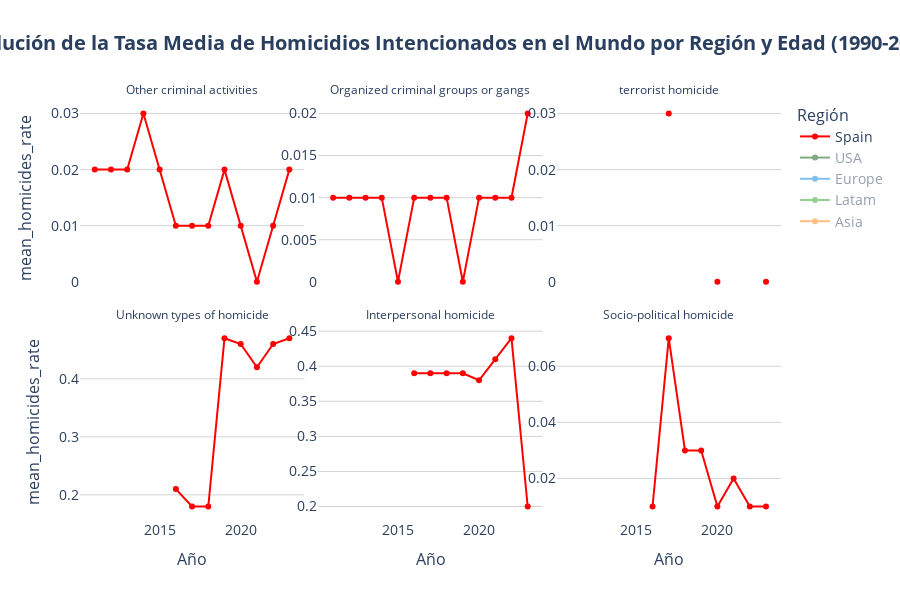

This figure's notebook cell:
### Code cell
time_series_plot(
    df = df_time_series['region'],
    x='Year',
    y='mean_homicides_rate',
    line_group='Region_2',
    facet_col='Category',
    facet_col_wrap=3,
    color='Region_2',
    default_visible_name='Spain',
    title='Evolución de la Tasa Media de Homicidios Intencionados en el Mundo por Región y Edad (1990-2023)',
    hover_data=HOVER_DATA['time_series_region'],
    labels=LABELS['time_series'],
    hovertemplate=HOVER_TEMPLATES['time_series_region'],
    color_discrete_map=COLOR_MAP['Region_2'],
    category_orders=CATEGORY_ORDERS,
    plot_save_path=os.path.join(PROJECT_PATH, 'plots', PLOT_FILENAME['time_series']),
    show=True
)

### Figure 1 — Plotly figure (JSON) as saved in the notebook; plotly's stock layout.template omitted (floating-point values rounded to 4 significant figures)
{"data": [{"customdata": [["Spain"], ["Spain"], ["Spain"], ["Spain"], ["Spain"], ["Spain"], ["Spain"], ["Spain"], ["Spain"], ["Spain"], ["Spain"], ["Spain"], ["Spain"]], "hovertemplate": "<b style='font-size: 14px'>%{customdata[0]}</b><br><br><b>Año:</b> %{x}<br><b>Tasa Media de Homicidios:</b> %{y:.2f}<br><extra></extra>", "legendgroup": "Spain", "line": {"color": "#FF0000", "dash": "solid"}, "marker": {"symbol": "circle"}, "mode": "lines+markers", "name": "Spain", "orientation": "v", "showlegend": true, "type": "scatter", "x": [2011, 2012, 2013, 2014, 2015, 2016, 2017, 2018, 2019, 2020, 2021, 2022, 2023], "xaxis": "x4", "y": [0.02, 0.02, 0.02, 0.03, 0.02, 0.01, 0.01, 0.01, 0.02, 0.01, 0.0, 0.01, 0.02], "yaxis": "y4"}, {"customdata": [["Spain"], ["Spain"], ["Spain"], ["Spain"], ["Spain"], ["Spain"], ["Spain"], ["Spain"], ["Spain"], ["Spain"], ["Spain"], ["Spain"], ["Spain"]], "hovertemplate": "<b style='font-size: 14px'>%{customdata[0]}</b><br><br><b>Año:</b> %{x}<br><b>Tasa Media de Homicidios:</b> %{y:.2f}<br><extra></extra>", "legendgroup": "Spain", "line": {"color": "#FF0000", "dash": "solid"}, "marker": {"symbol": "circle"}, "mode": "lines+markers", "name": "Spain", "orientation": "v", "showlegend": false, "type": "scatter", "x": [2011, 2012, 2013, 2014, 2015, 2016, 2017, 2018, 2019, 2020, 2021, 2022, 2023], "xaxis": "x5", "y": [0.01, 0.01, 0.01, 0.01, 0.0, 0.01, 0.01, 0.01, 0.0, 0.01, 0.01, 0.01, 0.02], "yaxis": "y5"}, {"customdata": [["Spain"], ["Spain"], ["Spain"], ["Spain"], ["Spain"], ["Spain"], ["Spain"], ["Spain"]], "hovertemplate": "<b style='font-size: 14px'>%{customdata[0]}</b><br><br><b>Año:</b> %{x}<br><b>Tasa Media de Homicidios:</b> %{y:.2f}<br><extra></extra>", "legendgroup": "Spain", "line": {"color": "#FF0000", "dash": "solid"}, "marker": {"symbol": "circle"}, "mode": "lines+markers", "name": "Spain", "orientation": "v", "showlegend": false, "type": "scatter", "x": [2016, 2017, 2018, 2019, 2020, 2021, 2022, 2023], "xaxis": "x6", "y": [NaN, 0.03, NaN, NaN, 0.0, NaN, NaN, 0.0], "yaxis": "y6"}, {"customdata": [["Spain"], ["Spain"], ["Spain"], ["Spain"], ["Spain"], ["Spain"], ["Spain"], ["Spain"]], "hovertemplate": "<b style='font-size: 14px'>%{customdata[0]}</b><br><br><b>Año:</b> %{x}<br><b>Tasa Media de Homicidios:</b> %{y:.2f}<br><extra></extra>", "legendgroup": "Spain", "line": {"color": "#FF0000", "dash": "solid"}, "marker": {"symbol": "circle"}, "mode": "lines+markers", "name": "Spain", "orientation": "v", "showlegend": false, "type": "scatter", "x": [2016, 2017, 2018, 2019, 2020, 2021, 2022, 2023], "xaxis": "x", "y": [0.21, 0.18, 0.18, 0.47, 0.46, 0.42, 0.46, 0.47], "yaxis": "y"}, {"customdata": [["Spain"], ["Spain"], ["Spain"], ["Spain"], ["Spain"], ["Spain"], ["Spain"], ["Spain"]], "hovertemplate": "<b style='font-size: 14px'>%{customdata[0]}</b><br><br><b>Año:</b> %{x}<br><b>Tasa Media de Homicidios:</b> %{y:.2f}<br><extra></extra>", "legendgroup": "Spain", "line": {"color": "#FF0000", "dash": "solid"}, "marker": {"symbol": "circle"}, "mode": "lines+markers", "name": "Spain", "orientation": "v", "showlegend": false, "type": "scatter", "x": [2016, 2017, 2018, 2019, 2020, 2021, 2022, 2023], "xaxis": "x2", "y": [0.39, 0.39, 0.39, 0.39, 0.38, 0.41, 0.44, 0.2], "yaxis": "y2"}, {"customdata": [["Spain"], ["Spain"], ["Spain"], ["Spain"], ["Spain"], ["Spain"], ["Spain"], ["Spain"]], "hovertemplate": "<b style='font-size: 14px'>%{customdata[0]}</b><br><br><b>Año:</b> %{x}<br><b>Tasa Media de Homicidios:</b> %{y:.2f}<br><extra></extra>", "legendgroup": "Spain", "line": {"color": "#FF0000", "dash": "solid"}, "marker": {"symbol": "circle"}, "mode": "lines+markers", "name": "Spain", "orientation": "v", "showlegend": false, "type": "scatter", "x": [2016, 2017, 2018, 2019, 2020, 2021, 2022, 2023], "xaxis": "x3", "y": [0.01, 0.07, 0.03, 0.03, 0.01, 0.02, 0.01, 0.01], "yaxis": "y3"}, {"customdata": [["USA"], ["USA"], ["USA"], ["USA"], ["USA"], ["USA"], ["USA"], ["USA"], ["USA"], ["USA"], ["USA"], ["USA"], ["USA"], ["USA"], ["USA"], ["USA"]], "hovertemplate": "<b style='font-size: 14px'>%{customdata[0]}</b><br><br><b>Año:</b> %{x}<br><b>Tasa Media de Homicidios:</b> %{y:.2f}<br><extra></extra>", "legendgroup": "USA", "line": {"color": "#055509", "dash": "solid"}, "marker": {"symbol": "circle"}, "mode": "lines+markers", "name": "USA", "orientation": "v", "showlegend": true, "type": "scatter", "visible": "legendonly", "x": [2005, 2006, 2007, 2008, 2009, 2010, 2011, 2012, 2013, 2014, 2015, 2016, 2017, 2018, 2019, 2020], "xaxis": "x4", "y": [0.3, 0.35, 0.31, 0.3, 0.28, 0.26, 0.24, 0.2, 0.63, 0.58, 0.65, 0.71, 0.72, 0.69, 0.64, 0.59], "yaxis": "y4"}, {"customdata": [["USA"], ["USA"], ["USA"], ["USA"], ["USA"], ["USA"], ["USA"], ["USA"], ["USA"], ["USA"], ["USA"], ["USA"], ["USA"], ["USA"], ["USA"], ["USA"], ["USA"], ["USA"], ["USA"]], "hovertemplate": "<b style='font-size: 14px'>%{customdata[0]}</b><br><br><b>Año:</b> %{x}<br><b>Tasa Media de Homicidios:</b> %{y:.2f}<br><extra></extra>", "legendgroup": "USA", "line": {"color": "#055509", "dash": "solid"}, "marker": {"symbol": "circle"}, "mode": "lines+markers", "name": "USA", "orientation": "v", "showlegend": false, "type": "scatter", "visible": "legendonly", "x": [2005, 2006, 2007, 2008, 2009, 2010, 2011, 2012, 2013, 2014, 2015, 2016, 2017, 2018, 2019, 2020, 2021, 2022, 2023], "xaxis": "x5", "y": [0.29, 0.33, 0.25, 0.27, 0.29, 0.28, 0.21, 0.27, 0.23, 0.22, 0.24, 0.28, 0.23, 0.18, 0.17, 0.27, 0.15, 0.17, 0.12], "yaxis": "y5"}, {"customdata": [["USA"], ["USA"], ["USA"], ["USA"], ["USA"], ["USA"], ["USA"], ["USA"]], "hovertemplate": "<b style='font-size: 14px'>%{customdata[0]}</b><br><br><b>Año:</b> %{x}<br><b>Tasa Media de Homicidios:</b> %{y:.2f}<br><extra></extra>", "legendgroup": "USA", "line": {"color": "#055509", "dash": "solid"}, "marker": {"symbol": "circle"}, "mode": "lines+markers", "name": "USA", "orientation": "v", "showlegend": false, "type": "scatter", "visible": "legendonly", "x": [2013, 2014, 2015, 2016, 2017, 2018, 2019, 2020], "xaxis": "x", "y": [1.94, 1.91, 2.16, 2.43, 2.46, 2.24, 2.21, 3.08], "yaxis": "y"}, {"customdata": [["USA"], ["USA"], ["USA"], ["USA"], ["USA"], ["USA"], ["USA"], ["USA"]], "hovertemplate": "<b style='font-size: 14px'>%{customdata[0]}</b><br><br><b>Año:</b> %{x}<br><b>Tasa Media de Homicidios:</b> %{y:.2f}<br><extra></extra>", "legendgroup": "USA", "line": {"color": "#055509", "dash": "solid"}, "marker": {"symbol": "circle"}, "mode": "lines+markers", "name": "USA", "orientation": "v", "showlegend": false, "type": "scatter", "visible": "legendonly", "x": [2013, 2014, 2015, 2016, 2017, 2018, 2019, 2020], "xaxis": "x2", "y": [1.02, 0.99, 1.06, 1.15, 1.15, 1.1, 1.1, 1.29], "yaxis": "y2"}, {"customdata": [["USA"], ["USA"], ["USA"], ["USA"], ["USA"], ["USA"], ["USA"], ["USA"]], "hovertemplate": "<b style='font-size: 14px'>%{customdata[0]}</b><br><br><b>Año:</b> %{x}<br><b>Tasa Media de Homicidios:</b> %{y:.2f}<br><extra></extra>", "legendgroup": "USA", "line": {"color": "#055509", "dash": "solid"}, "marker": {"symbol": "circle"}, "mode": "lines+markers", "name": "USA", "orientation": "v", "showlegend": false, "type": "scatter", "visible": "legendonly", "x": [2013, 2014, 2015, 2016, 2017, 2018, 2019, 2020], "xaxis": "x3", "y": [0.01, 0.01, 0.01, 0.01, 0.0, 0.01, 0.01, 0.01], "yaxis": "y3"}, {"customdata": [["Europe"], ["Europe"], ["Europe"], ["Europe"], ["Europe"], ["Europe"], ["Europe"], ["Europe"], ["Europe"], ["Europe"], ["Europe"], ["Europe"], ["Europe"], ["Europe"], ["Europe"], ["Europe"], ["Europe"], ["Europe"], ["Europe"]], "hovertemplate": "<b style='font-size: 14px'>%{customdata[0]}</b><br><br><b>Año:</b> %{x}<br><b>Tasa Media de Homicidios:</b> %{y:.2f}<br><extra></extra>", "legendgroup": "Europe", "line": {"color": "#0883db", "dash": "solid"}, "marker": {"symbol": "circle"}, "mode": "lines+markers", "name": "Europe", "orientation": "v", "showlegend": true, "type": "scatter", "visible": "legendonly", "x": [2005, 2006, 2007, 2008, 2009, 2010, 2011, 2012, 2013, 2014, 2015, 2016, 2017, 2018, 2019, 2020, 2021, 2022, 2023], "xaxis": "x4", "y": [0.06, 0.07, 0.08, 0.07, 0.03, 0.04, 0.04, 0.05, 0.04, 0.04, 0.04, 0.04, 0.03, 0.03, 0.03, 0.03, 0.03, 0.03, 0.03], "yaxis": "y4"}, {"customdata": [["Europe"], ["Europe"], ["Europe"], ["Europe"], ["Europe"], ["Europe"], ["Europe"], ["Europe"], ["Europe"], ["Europe"], ["Europe"]], "hovertemplate": "<b style='font-size: 14px'>%{customdata[0]}</b><br><br><b>Año:</b> %{x}<br><b>Tasa Media de Homicidios:</b> %{y:.2f}<br><extra></extra>", "legendgroup": "Europe", "line": {"color": "#0883db", "dash": "solid"}, "marker": {"symbol": "circle"}, "mode": "lines+markers", "name": "Europe", "orientation": "v", "showlegend": false, "type": "scatter", "visible": "legendonly", "x": [2013, 2014, 2015, 2016, 2017, 2018, 2019, 2020, 2021, 2022, 2023], "xaxis": "x5", "y": [0.09, 0.08, 0.08, 0.09, 0.09, 0.08, 0.07, 0.06, 0.06, 0.09, 0.11], "yaxis": "y5"}, {"customdata": [["Europe"], ["Europe"], ["Europe"], ["Europe"], ["Europe"], ["Europe"], ["Europe"], ["Europe"], ["Europe"], ["Europe"]], "hovertemplate": "<b style='font-size: 14px'>%{customdata[0]}</b><br><br><b>Año:</b> %{x}<br><b>Tasa Media de Homicidios:</b> %{y:.2f}<br><extra></extra>", "legendgroup": "Europe", "line": {"color": "#0883db", "dash": "solid"}, "marker": {"symbol": "circle"}, "mode": "lines+markers", "name": "Europe", "orientation": "v", "showlegend": false, "type": "scatter", "visible": "legendonly", "x": [2014, 2015, 2016, 2017, 2018, 2019, 2020, 2021, 2022, 2023], "xaxis": "x6", "y": [0.46, 0.23, 0.14, 0.0, 0.02, 0.01, 0.01, 0.0, NaN, 0.0], "yaxis": "y6"}, {"customdata": [["Europe"], ["Europe"], ["Europe"], ["Europe"], ["Europe"], ["Europe"], ["Europe"], ["Europe"], ["Europe"]], "hovertemplate": "<b style='font-size: 14px'>%{customdata[0]}</b><br><br><b>Año:</b> %{x}<br><b>Tasa Media de Homicidios:</b> %{y:.2f}<br><extra></extra>", "legendgroup": "Europe", "line": {"color": "#0883db", "dash": "solid"}, "marker": {"symbol": "circle"}, "mode": "lines+markers", "name": "Europe", "orientation": "v", "showlegend": false, "type": "scatter", "visible": "legendonly", "x": [2015, 2016, 2017, 2018, 2019, 2020, 2021, 2022, 2023], "xaxis": "x", "y": [1.24, 0.92, 0.94, 0.9, 1.02, 0.92, 1.01, 1.07, 1.09], "yaxis": "y"}, {"customdata": [["Latam"], ["Latam"], ["Latam"], ["Latam"], ["Latam"], ["Latam"], ["Latam"], ["Latam"], ["Latam"], ["Latam"], ["Latam"], ["Latam"], ["Latam"], ["Latam"], ["Latam"], ["Latam"]], "hovertemplate": "<b style='font-size: 14px'>%{customdata[0]}</b><br><br><b>Año:</b> %{x}<br><b>Tasa Media de Homicidios:</b> %{y:.2f}<br><extra></extra>", "legendgroup": "Latam", "line": {"color": "#2ca02c", "dash": "solid"}, "marker": {"symbol": "circle"}, "mode": "lines+markers", "name": "Latam", "orientation": "v", "showlegend": true, "type": "scatter", "visible": "legendonly", "x": [2007, 2008, 2009, 2010, 2011, 2012, 2013, 2014, 2015, 2016, 2017, 2018, 2019, 2020, 2021, 2022], "xaxis": "x4", "y": [0.13, 0.33, 3.22, 1.48, 0.31, 0.38, 0.81, 0.88, 1.07, 1.18, 35.73, 33.35, 22.4, 12.01, 8.79, 2.2], "yaxis": "y4"}, {"customdata": [["Latam"], ["Latam"], ["Latam"], ["Latam"], ["Latam"], ["Latam"], ["Latam"], ["Latam"], ["Latam"], ["Latam"], ["Latam"], ["Latam"], ["Latam"], ["Latam"]], "hovertemplate": "<b style='font-size: 14px'>%{customdata[0]}</b><br><br><b>Año:</b> %{x}<br><b>Tasa Media de Homicidios:</b> %{y:.2f}<br><extra></extra>", "legendgroup": "Latam", "line": {"color": "#2ca02c", "dash": "solid"}, "marker": {"symbol": "circle"}, "mode": "lines+markers", "name": "Latam", "orientation": "v", "showlegend": false, "type": "scatter", "visible": "legendonly", "x": [2007, 2009, 2011, 2012, 2013, 2014, 2015, 2016, 2017, 2018, 2019, 2020, 2021, 2022], "xaxis": "x5", "y": [2.11, 6.45, 4.27, 7.13, 14.73, 24.0, 32.57, 33.95, 27.46, 18.75, 14.96, 7.78, 6.07, 4.51], "yaxis": "y5"}, {"customdata": [["Latam"], ["Latam"], ["Latam"], ["Latam"], ["Latam"], ["Latam"], ["Latam"]], "hovertemplate": "<b style='font-size: 14px'>%{customdata[0]}</b><br><br><b>Año:</b> %{x}<br><b>Tasa Media de Homicidios:</b> %{y:.2f}<br><extra></extra>", "legendgroup": "Latam", "line": {"color": "#2ca02c", "dash": "solid"}, "marker": {"symbol": "circle"}, "mode": "lines+markers", "name": "Latam", "orientation": "v", "showlegend": false, "type": "scatter", "visible": "legendonly", "x": [2016, 2017, 2018, 2019, 2020, 2021, 2022], "xaxis": "x6", "y": [NaN, NaN, NaN, NaN, NaN, NaN, NaN], "yaxis": "y6"}, {"customdata": [["Latam"], ["Latam"], ["Latam"], ["Latam"], ["Latam"], ["Latam"], ["Latam"]], "hovertemplate": "<b style='font-size: 14px'>%{customdata[0]}</b><br><br><b>Año:</b> %{x}<br><b>Tasa Media de Homicidios:</b> %{y:.2f}<br><extra></extra>", "legendgroup": "Latam", "line": {"color": "#2ca02c", "dash": "solid"}, "marker": {"symbol": "circle"}, "mode": "lines+markers", "name": "Latam", "orientation": "v", "showlegend": false, "type": "scatter", "visible": "legendonly", "x": [2016, 2017, 2018, 2019, 2020, 2021, 2022], "xaxis": "x", "y": [49.8, NaN, NaN, NaN, NaN, NaN, NaN], "yaxis": "y"}, {"customdata": [["Latam"], ["Latam"], ["Latam"], ["Latam"], ["Latam"], ["Latam"], ["Latam"]], "hovertemplate": "<b style='font-size: 14px'>%{customdata[0]}</b><br><br><b>Año:</b> %{x}<br><b>Tasa Media de Homicidios:</b> %{y:.2f}<br><extra></extra>", "legendgroup": "Latam", "line": {"color": "#2ca02c", "dash": "solid"}, "marker": {"symbol": "circle"}, "mode": "lines+markers", "name": "Latam", "orientation": "v", "showlegend": false, "type": "scatter", "visible": "legendonly", "x": [2016, 2017, 2018, 2019, 2020, 2021, 2022], "xaxis": "x2", "y": [0.48, 0.58, 1.7, 1.17, 1.72, 2.48, 1.19], "yaxis": "y2"}, {"customdata": [["Latam"], ["Latam"], ["Latam"], ["Latam"], ["Latam"], ["Latam"], ["Latam"]], "hovertemplate": "<b style='font-size: 14px'>%{customdata[0]}</b><br><br><b>Año:</b> %{x}<br><b>Tasa Media de Homicidios:</b> %{y:.2f}<br><extra></extra>", "legendgroup": "Latam", "line": {"color": "#2ca02c", "dash": "solid"}, "marker": {"symbol": "circle"}, "mode": "lines+markers", "name": "Latam", "orientation": "v", "showlegend": false, "type": "scatter", "visible": "legendonly", "x": [2016, 2017, 2018, 2019, 2020, 2021, 2022], "xaxis": "x3", "y": [NaN, NaN, NaN, NaN, NaN, NaN, NaN], "yaxis": "y3"}, {"customdata": [["Asia"], ["Asia"], ["Asia"], ["Asia"], ["Asia"], ["Asia"], ["Asia"], ["Asia"], ["Asia"], ["Asia"], ["Asia"], ["Asia"], ["Asia"], ["Asia"], ["Asia"], ["Asia"]], "hovertemplate": "<b style='font-size: 14px'>%{customdata[0]}</b><br><br><b>Año:</b> %{x}<br><b>Tasa Media de Homicidios:</b> %{y:.2f}<br><extra></extra>", "legendgroup": "Asia", "line": {"color": "#ff7f0e", "dash": "solid"}, "marker": {"symbol": "circle"}, "mode": "lines+markers", "name": "Asia", "orientation": "v", "showlegend": true, "type": "scatter", "visible": "legendonly", "x": [2005, 2006, 2007, 2008, 2009, 2010, 2011, 2012, 2013, 2014, 2015, 2016, 2020, 2021, 2022, 2023], "xaxis": "x4", "y": [0.03, 0.03, 0.02, 0.02, 0.03, 0.02, 0.02, 0.01, 0.02, 0.01, 0.01, 0.01, 0.01, 0.0, 0.0, 0.0], "yaxis": "y4"}], "layout": {"annotations": [{"font": {}, "showarrow": false, "text": "Unknown types of homicide", "x": 0.16, "xanchor": "center", "xref": "paper", "y": 0.465, "yanchor": "bottom", "yref": "paper"}, {"font": {}, "showarrow": false, "text": "Interpersonal homicide", "x": 0.5, "xanchor": "center", "xref": "paper", "y": 0.465, "yanchor": "bottom", "yref": "paper"}, {"font": {}, "showarrow": false, "text": "Socio-political homicide", "x": 0.84, "xanchor": "center", "xref": "paper", "y": 0.465, "yanchor": "bottom", "yref": "paper"}, {"font": {}, "showarrow": false, "text": "Other criminal activities", "x": 0.16, "xanchor": "center", "xref": "paper", "y": 1.0, "yanchor": "bottom", "yref": "paper"}, {"font": {}, "showarrow": false, "text": "Organized criminal groups or gangs", "x": 0.5, "xanchor": "center", "xref": "paper", "y": 1.0, "yanchor": "bottom", "yref": "paper"}, {"font": {}, "showarrow": false, "text": "terrorist homicide", "x": 0.84, "xanchor": "center", "xref": "paper", "y": 1.0, "yanchor": "bottom", "yref": "paper"}], "height": 600, "legend": {"font": {"size": 14}, "title": {"font": {"size": 16}, "text": "Región"}, "tracegroupgap": 0}, "plot_bgcolor": "white", "title": {"font": {"size": 20}, "text": "<b>Evolución de la Tasa Media de Homicidios Intencionados en el Mundo por Región y Edad (1990-2023)</b>", "x": 0.5, "xanchor": "center"}, "xaxis": {"anchor": "y", "domain": [0, 0.32], "showgrid": false, "tickfont": {"size": 14}, "title": {"font": {"size": 16}, "text": "Año"}}, "xaxis2": {"anchor": "y2", "domain": [0.34, 0.66], "matches": "x", "showgrid": false, "tickfont": {"size": 14}, "title": {"font": {"size": 16}, "text": "Año"}}, "xaxis3": {"anchor": "y3", "domain": [0.68, 1.0], "matches": "x", "showgrid": false, "tickfont": {"size": 14}, "title": {"font": {"size": 16}, "text": "Año"}}, "xaxis4": {"anchor": "y4", "domain": [0, 0.32], "matches": "x", "showgrid": false, "showticklabels": false, "tickfont": {"size": 14}, "title": {"font": {"size": 16}}}, "xaxis5": {"anchor": "y5", "domain": [0.34, 0.66], "matches": "x", "showgrid": false, "showticklabels": false, "tickfont": {"size": 14}, "title": {"font": {"size": 16}}}, "xaxis6": {"anchor": "y6", "domain": [0.68, 1.0], "matches": "x", "showgrid": false, "showticklabels": false, "tickfont": {"size": 14}, "title": {"font": {"size": 16}}}, "yaxis": {"anchor": "x", "domain": [0, 0.465], "gridcolor": "lightgray", "showgrid": true, "showticklabels": true, "tickfont": {"size": 14}, "title": {"font": {"size": 16}, "text": "mean_homicides_rate"}}, "yaxis2": {"anchor": "x2", "domain": [0, 0.465], "gridcolor": "lightgray", "showgrid": true, "showticklabels": true, "tickfont": {"size": 14}, "title": {"font": {"size": 16}}}, "yaxis3": {"anchor": "x3", "domain": [0, 0.465], "gridcolor": "lightgray", "showgrid": true, "showticklabels": true, "tickfont": {"size": 14}, "title": {"font": {"size": 16}}}, "yaxis4": {"anchor": "x4", "domain": [0.535, 1.0], "gridcolor": "lightgray", "showgrid": true, "showticklabels": true, "tickfont": {"size": 14}, "title": {"font": {"size": 16}, "text": "mean_homicides_rate"}}, "yaxis5": {"anchor": "x5", "domain": [0.535, 1.0], "gridcolor": "lightgray", "showgrid": true, "showticklabels": true, "tickfont": {"size": 14}, "title": {"font": {"size": 16}}}, "yaxis6": {"anchor": "x6", "domain": [0.535, 1.0], "gridcolor": "lightgray", "showgrid": true, "showticklabels": true, "tickfont": {"size": 14}, "title": {"font": {"size": 16}}}}}
